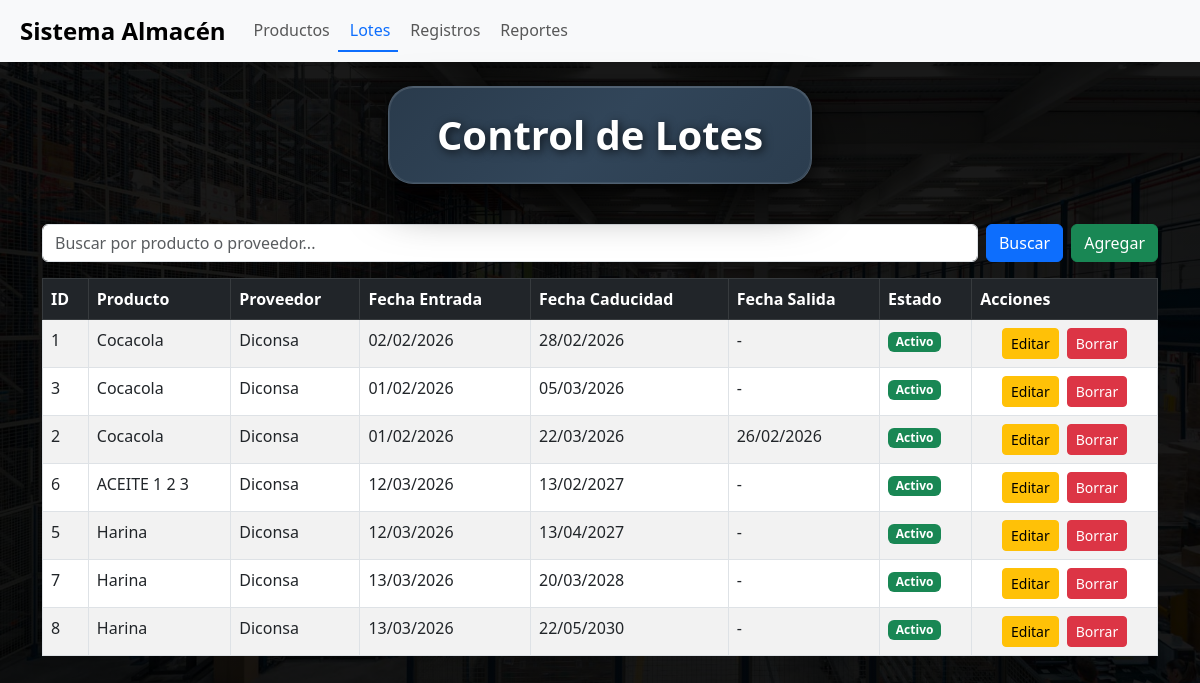
The app's page /lotes.php (signed in) with its own data.
### tables this page shows
CREATE TABLE `lotes` (
  `id_lote` int NOT NULL,
  `producto_id` int DEFAULT NULL,
  `proveedor_id` int DEFAULT NULL,
  `fecha_entrada` date DEFAULT NULL,
  `fecha_caducidad` date DEFAULT NULL,
  `fecha_salida` date DEFAULT NULL,
  `estado` tinyint(1) NOT NULL DEFAULT '1'
);

CREATE TABLE `productos` (
  `id_producto` int NOT NULL,
  `nombre_comercial` varchar(100) NOT NULL,
  `nombre_comun` varchar(100) DEFAULT NULL,
  `unidad_id` int DEFAULT NULL,
  `categoria_producto` varchar(100) DEFAULT NULL,
  `estado` tinyint(1) NOT NULL DEFAULT '1'
);

CREATE TABLE `proveedor` (
  `id_proveedor` int NOT NULL,
  `nombre` varchar(50) NOT NULL,
  `estado` tinyint(1) NOT NULL DEFAULT '1'
);

### lotes.php (shortened to what this page needs)
<?php
include("common/conexion.php");
$busqueda = "";
$sql = "
SELECT l.id_lote, l.producto_id, l.proveedor_id, l.fecha_entrada,
       l.fecha_caducidad, l.fecha_salida, l.estado,
       p.nombre_comercial, pr.nombre AS nombre_proveedor
FROM lotes l
LEFT JOIN productos p ON l.producto_id = p.id_producto
LEFT JOIN proveedor pr ON l.proveedor_id = pr.id_proveedor
";
if (!empty($_GET['q'])) {
    $busqueda = $_GET['q'];
    $sql .= " WHERE p.nombre_comercial LIKE ? OR pr.nombre LIKE ?";
    $sql .= " ORDER BY l.fecha_caducidad ASC";
    $stmt = $conn->prepare($sql);
    $like = "%$busqueda%";
    $stmt->bind_param("ss", $like, $like);
    $stmt->execute();
    $result = $stmt->get_result();
} else {
    $sql .= " ORDER BY l.fecha_caducidad ASC";
    $result = $conn->query($sql);
}
?>
<!DOCTYPE html>
<html lang="es">
<head>
    <link rel="stylesheet" href="css/bootstrap.min.css">
    <link rel="stylesheet" href="css/lotes.css">
</head>
<body>
    <?php include("navbar.php"); ?>
    <div class="container py-4">
        <div class="titulo-contenedor">
            <h2>Control de Lotes</h2>
        </div>
        <form method="get" class="d-flex mb-3">
            <input type="text" name="q" class="form-control me-2"
                   placeholder="Buscar por producto o proveedor..."
                   value="<?= htmlspecialchars($busqueda) ?>">
            <button class="btn btn-primary">Buscar</button>
            <button type="button" class="btn btn-success ms-2"
                    data-bs-toggle="modal" data-bs-target="#modalAgregarLote">
                Agregar
            </button>
        </form>
        <table class="table table-bordered table-striped">
            <thead class="table-dark">
                <tr>
                    <th>ID</th>
                    <th>Producto</th>
                    <th>Proveedor</th>
                    <th>Fecha Entrada</th>
                    <th>Fecha Caducidad</th>
                    <th>Fecha Salida</th>
                    <th>Estado</th>
                    <th>Acciones</th>
                </tr>
            </thead>
            <tbody>
                <?php if ($result->num_rows > 0): ?>
                    <?php while ($row = $result->fetch_assoc()): ?>
                    <tr>
                        <td><?= $row['id_lote'] ?></td>
                        <td><?= htmlspecialchars($row['nombre_comercial']) ?></td>
                        <td><?= htmlspecialchars($row['nombre_proveedor']) ?></td>
                        <td><?= date('d/m/Y', strtotime($row['fecha_entrada'])) ?></td>
                        <td><?= date('d/m/Y', strtotime($row['fecha_caducidad'])) ?></td>
                        <td><?= $row['fecha_salida'] ? date('d/m/Y', strtotime($row['fecha_salida'])) : '-' ?></td>
                        <td>
                            <?php if ($row['estado'] == 1): ?>
                                <span class="badge bg-success">Activo</span>
                            <?php else: ?>
                                <span class="badge bg-secondary">Inactivo</span>
                            <?php endif; ?>
                        </td>
                        <td>
                            <div class="d-flex justify-content-center gap-2">
                                <button class="btn btn-warning btn-sm"
                                        data-bs-toggle="modal"
                                        data-bs-target="#modalEditar<?= $row['id_lote'] ?>">
                                    Editar
                                </button>
                                <a class="btn btn-danger btn-sm">Borrar</a>
                            </div>
                        </td>
                    </tr>
                    <?php endwhile; ?>
                <?php else: ?>
                    <tr>
                        <td colspan="8" class="text-center text-white">No hay lotes registrados</td>
                    </tr>
                <?php endif; ?>
            </tbody>
        </table>
    </div>
</body>
</html>

### css/lotes.css (style rules this page uses)
body { background-image: linear-gradient(rgba(0,0,0,0.9), rgba(0,0,0,0.9)), url('../imagenes/fondoPrin.jpg'); background-size: cover; background-repeat: no-repeat; background-position: center; background-attachment: fixed; }
.titulo-contenedor { background: linear-gradient(135deg, rgba(44, 62, 80, 0.95) 0%, rgba(52, 73, 94, 0.95) 50%, rgba(44, 62, 80, 0.98) 100%); backdrop-filter: blur(15px); border: 1px solid rgba(255, 255, 255, 0.15); border-radius: 25px; padding: 1.5rem 3rem; margin: 0 auto 2.5rem auto; text-align: center; box-shadow: 0 20px 45px rgba(0, 0, 0, 0.6), 0 5px 15px rgba(0, 0, 0, 0.4), inset 0 1px 0 rgba(255, 255, 255, 0.1); display: flex; justify-content: center; align-items: center; width: fit-content; max-width: 90%; position: relative; overflow: hidden; }
.titulo-contenedor::before { content: ''; position: absolute; top: 0; left: 0; right: 0; bottom: 0; border-radius: 25px; box-shadow: inset 0 0 0 1px rgba(255, 255, 255, 0.08); pointer-events: none; }
.titulo-contenedor h2 { color: white; font-weight: 700; text-shadow: 2px 2px 10px rgba(0,0,0,0.7); margin: 0; font-size: 2.5rem; text-align: center; }

### records on screen
lotes: id_lote "1", producto.nombre_comercial "Cocacola", proveedor.nombre "Diconsa", fecha_entrada "02/02/2026", fecha_caducidad "28/02/2026", estado "Activo"
lotes: id_lote "3", producto.nombre_comercial "Cocacola", proveedor.nombre "Diconsa", fecha_entrada "01/02/2026", fecha_caducidad "05/03/2026", estado "Activo"
lotes: id_lote "2", producto.nombre_comercial "Cocacola", proveedor.nombre "Diconsa", fecha_entrada "01/02/2026", fecha_caducidad "22/03/2026", fecha_salida "26/02/2026", estado "Activo"
lotes: id_lote "6", producto.nombre_comercial "ACEITE 1 2 3", proveedor.nombre "Diconsa", fecha_entrada "12/03/2026", fecha_caducidad "13/02/2027", estado "Activo"
lotes: id_lote "5", producto.nombre_comercial "Harina", proveedor.nombre "Diconsa", fecha_entrada "12/03/2026", fecha_caducidad "13/04/2027", estado "Activo"
lotes: id_lote "7", producto.nombre_comercial "Harina", proveedor.nombre "Diconsa", fecha_entrada "13/03/2026", fecha_caducidad "20/03/2028", estado "Activo"
lotes: id_lote "8", producto.nombre_comercial "Harina", proveedor.nombre "Diconsa", fecha_entrada "13/03/2026", fecha_caducidad "22/05/2030", estado "Activo"
